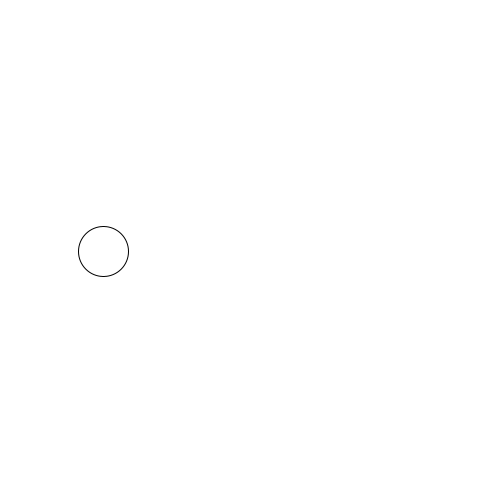
Frame 1 (no input)
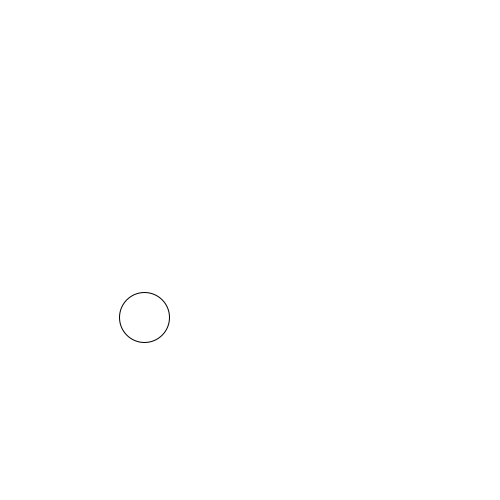
Frame 60 (the mouse pressed at the canvas centre just before this capture)
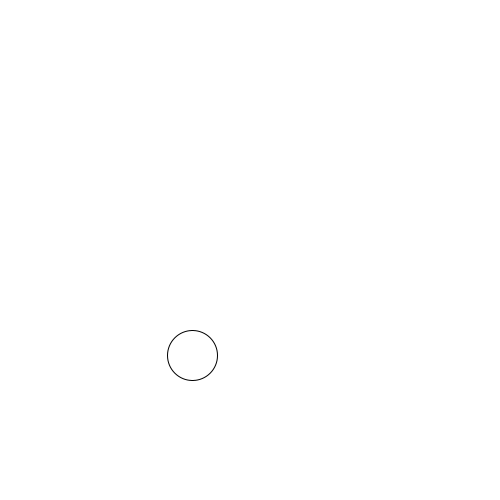
Frame 120 (the mouse held since frame 60 and released just before this capture)

The Processing sketch that drew these frames (run headless with seeded random() and noise(); from frame 60 on, the mouse is pressed at the canvas centre):

// Processing sketch: Week_9_
// ── Week_9_.pde
char c = 'b';
//char is a single character 
float xPos = 100;
float yPos = height/2;
float currentPos;
float targetX = 100; 
float targetY = 400;
float easingRate;

void setup() {
  size(500, 500);
  easingRate = .01;
  
  yPos = height/2;
}

void draw() {
  background(255);
  println(stateProb());
  
  if(c == 'a'){
    targetX = 100;
  }else if (c == 'b'){
    targetX = 400;
  }
  xPos += (targetX - xPos) * easingRate;
  yPos += (targetY - yPos) * easingRate;
  
  ellipse(xPos, yPos, 50, 50);
}

char stateProb() {
  //based on a random float value, you want it to return a single char
  float r =  random(0, 1);

  if (c == 'a') {
    if (r <= .8) {
      c = 'a';
    } else {
      c = 'b';
    }
  }

  if (c == 'b') {
    if (r >= .2) {
      c = 'b';
    } else {
      c= 'a';
    }
  }
  //since we have a char variable, we need to return the function
  return c;
}
